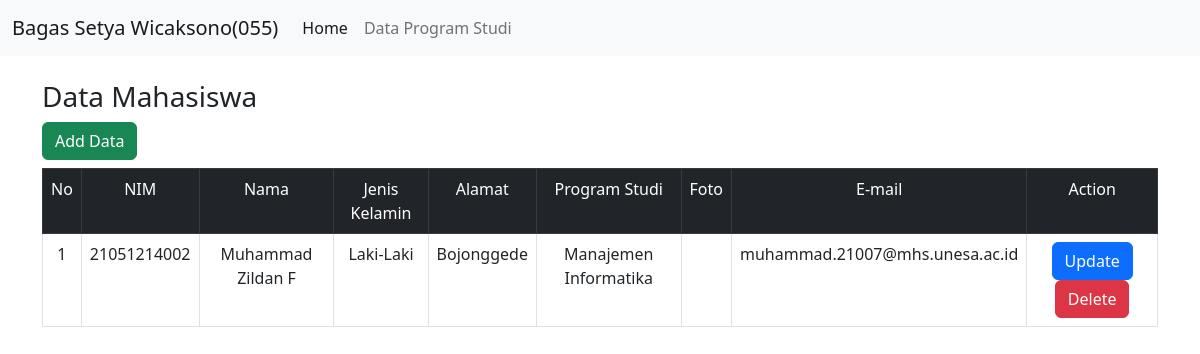
Before: / with the older database file.
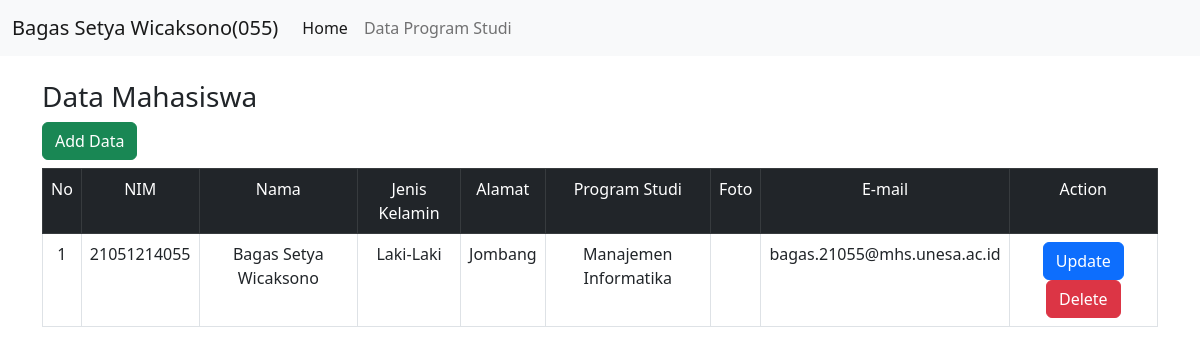
After: the same page with the newer database file.
### tables this page shows
CREATE TABLE `tbl_mhs` (
  `id_mhs` int(11) NOT NULL,
  `nim` varchar(255) NOT NULL,
  `nama_mhs` varchar(255) NOT NULL,
  `jk` int(11) NOT NULL,
  `alamat` text NOT NULL,
  `prodi` int(11) NOT NULL,
  `foto` varchar(255) NOT NULL,
  `email` varchar(255) NOT NULL
);

CREATE TABLE `tbl_jk` (
  `id_jk` int(11) NOT NULL,
  `nama` varchar(255) NOT NULL
);

CREATE TABLE `tbl_prodi` (
  `id_prodi` int(11) NOT NULL,
  `jenjang` varchar(255) NOT NULL,
  `nama_prodi` varchar(255) NOT NULL
);

### index.php (the view, shortened to what this page needs)
<?php
include 'connection.php';
$query = "SELECT * FROM tbl_mhs INNER JOIN tbl_prodi ON tbl_mhs.prodi = tbl_prodi.id_prodi INNER JOIN tbl_jk ON tbl_mhs.jk = tbl_jk.id_jk;";
$sql = mysqli_query($conn, $query);
?>
<!doctype html>
<html lang="en">
<head>
    <link href="https://cdn.jsdelivr.net/npm/bootstrap@5.2.2/dist/css/bootstrap.min.css" rel="stylesheet">
</head>
<body>
    <nav class="navbar navbar-expand-lg bg-light mb-4">
        <div class="container-fluid">
            <a class="navbar-brand" href="index.php">Bagas Setya Wicaksono(055)</a>
            <div class="collapse navbar-collapse" id="navbarNav">
                <ul class="navbar-nav">
                    <li class="nav-item">
                        <a class="nav-link active" aria-current="page" href="index.php">Home</a>
                    </li>
                    <li class="nav-item">
                        <a class="nav-link" aria-current="page" href="prodi.php">Data Program Studi</a>
                    </li>
                </ul>
            </div>
        </div>
    </nav>
    <div class="content">
        <div class="container">
            <h3>Data Mahasiswa</h3>
            <a href="add_data.php" class="btn btn-success mb-2">Add Data</a>
            <table class="table table-bordered table-hover text-center">
                <tr class="table-dark">
                    <td>No</td>
                    <td>NIM</td>
                    <td>Nama</td>
                    <td>Jenis Kelamin</td>
                    <td>Alamat</td>
                    <td>Program Studi</td>
                    <td>Foto</td>
                    <td>E-mail</td>
                    <td>Action</td>
                </tr>
                <?php
                $i = 1;
                while ($data = mysqli_fetch_assoc($sql)) {
                ?>
                    <tr>
                        <td>
                            <?php echo $i++; ?>
                        </td>
                        <td>
                            <?php echo $data['nim']; ?>
                        </td>
                        <td>
                            <?php echo $data['nama_mhs']; ?>
                        </td>
                        <td>
                            <?php echo $data['nama']; ?>
                        </td>
                        <td>
                            <?php echo $data['alamat']; ?>
                        </td>
                        <td>
                            <?php echo $data['nama_prodi']; ?>
                        </td>
                        <td>
                        </td>
                        <td><?php echo $data['email']; ?></td>
                        <td>
                            <a href="update_page_mhs.php?id_mhs=<?php echo $data['id_mhs']; ?>" class="btn btn-primary">Update</a>
                            <a href="delete_mhs.php?id_mhs=<?php echo $data['id_mhs']; ?>" class="btn btn-danger">Delete</a>
                        </td>
                    </tr>
                <?php }
                ?>
            </table>
        </div>
    </div>
</body>
</html>

Changed rows visible on the page:
changed tbl_mhs "Laki-Laki": nim "21051214002" → "21051214055"; nama_mhs "Muhammad Zildan F" → "Bagas Setya Wicaksono"; alamat "Bojonggede" → "Jombang"; email "muhammad.21007@mhs.unesa.ac.id" → "bagas.21055@mhs.unesa.ac.id"
